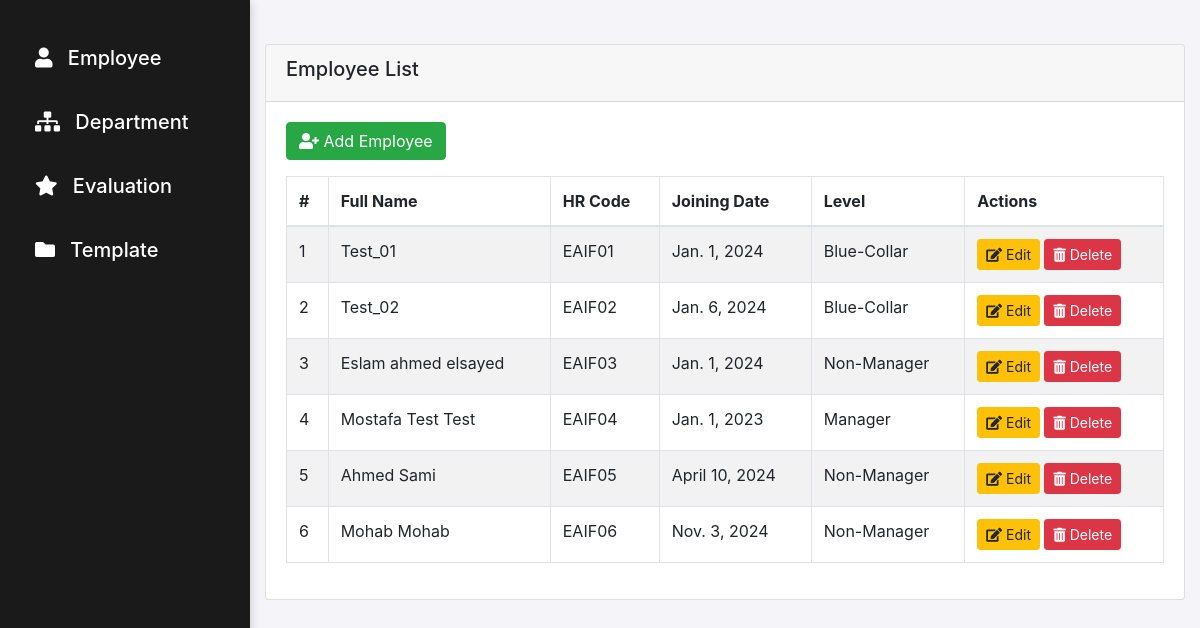
The app's page /employees/, older data.
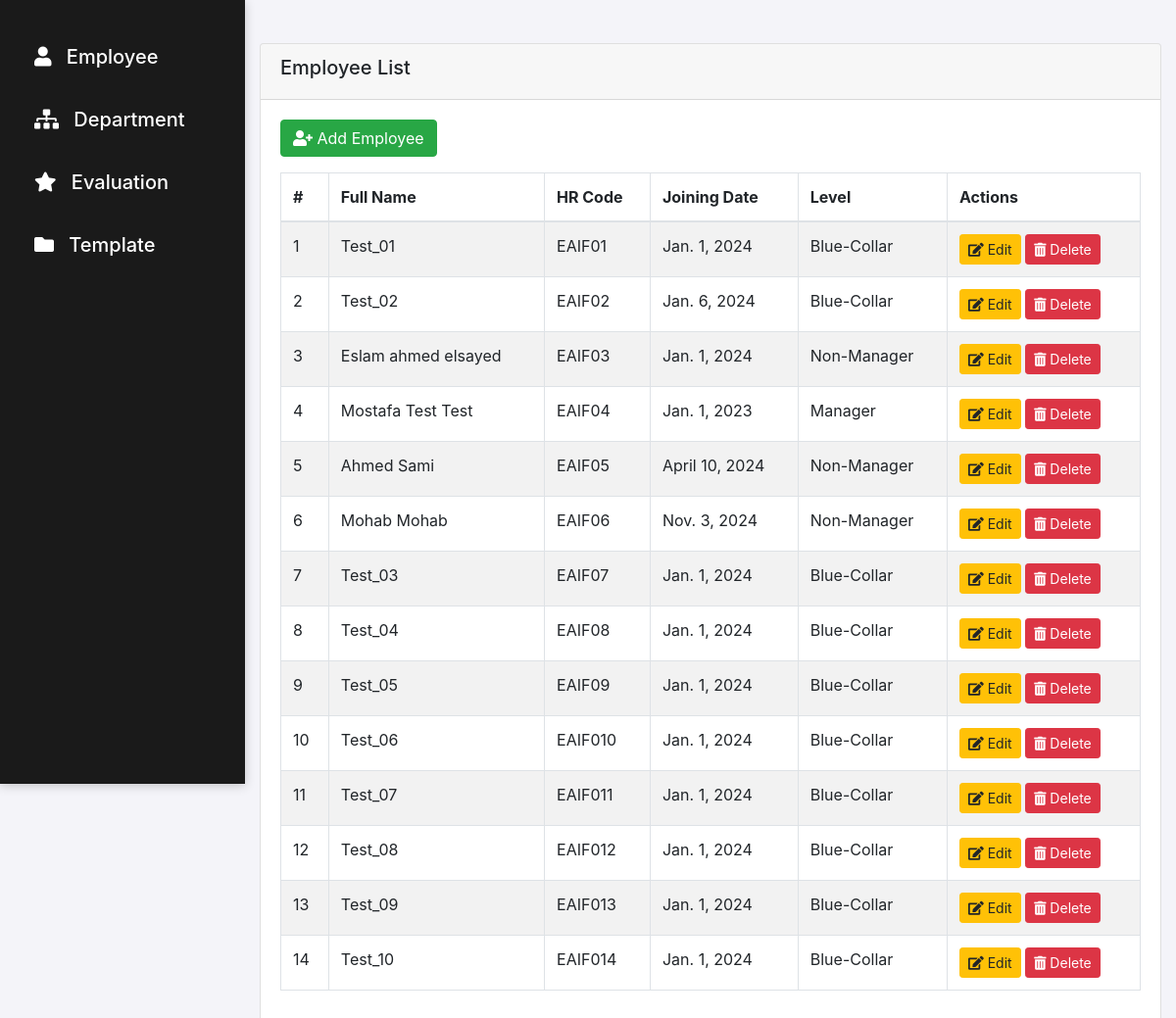
The same page, newer data.
### pms/models.py (models this page shows, shortened)
class Employee(models.Model):
    full_name = models.CharField(max_length=500)
    hr_code = models.CharField(max_length=50)
    joining_date = models.DateField()
    level = models.ForeignKey(Level, on_delete=models.CASCADE)

class Level(models.Model):
    name  = models.CharField(max_length=50)

### pms/views.py (the view)
# urls.py: path('employees/', employee_list, name='list_employees'),
def employee_list(request):
    employee = Employee.objects.all()
    return render(request, 'pms/list_employees.html', {'employees': employee})

### templates/pms/list_employees.html (shortened to what this page needs)
{% extends 'pms/base.html' %}
{% block body %}
<div class="container mt-4">
    <div class="card">
        <div class="card-header">
            <h5>Employee List</h5>
        </div>
        <div class="card-body">
            <a href="{% url 'add-employee' %}" class="btn btn-success mb-3"><i class="fas fa-user-plus"></i> Add Employee</a>
            <table class="table table-striped table-bordered">
                <thead>
                    <tr>
                        <th>#</th>
                        <th>Full Name</th>
                        <th>HR Code</th>
                        <th>Joining Date</th>
                        <th>Level</th>
                        <th>Actions</th>
                    </tr>
                </thead>
                <tbody>
                    {% for employee in employees %}
                        <tr>
                            <td>{{ forloop.counter }}</td>
                            <td>{{ employee.full_name }}</td>
                            <td>{{ employee.hr_code }}</td>
                            <td>{{ employee.joining_date }}</td>
                            <td>{{ employee.level.name }}</td>
                            <td>
                                <a href="" class="btn btn-warning btn-sm">
                                    <i class="fas fa-edit"></i> Edit
                                </a>
                                <a href="" class="btn btn-danger btn-sm" onclick="return confirm('Are you sure you want to delete this employee?');">
                                    <i class="fas fa-trash-alt"></i> Delete
                                </a>
                            </td>
                        </tr>
                    {% empty %}
                        <tr>
                            <td colspan="6" class="text-center">No employees found.</td>
                        </tr>
                    {% endfor %}
                </tbody>
            </table>
        </div>
    </div>
</div>
{% endblock %}

### templates/pms/base.html (shortened to what this page needs)
<!DOCTYPE html>
<html lang="en">
<head>
    <link href="https://stackpath.bootstrapcdn.com/bootstrap/4.5.2/css/bootstrap.min.css" rel="stylesheet">
    <link rel="stylesheet" href="https://cdnjs.cloudflare.com/ajax/libs/font-awesome/5.15.3/css/all.min.css">
</head>
<body>
<div class="sidebar">
    <div class="section">
        <h5 class="mt-3" data-toggle="collapse" data-target="#employee">
            <i class="fas fa-user icon"></i> Employee
        </h5>
    </div>
    <div class="section">
        <h5 class="mt-3" data-toggle="collapse" data-target="#department">
            <i class="fas fa-sitemap icon"></i> Department
        </h5>
    </div>
    <div class="section">
        <h5 class="mt-3" data-toggle="collapse" data-target="#evaluation">
            <i class="fas fa-star icon"></i> Evaluation
        </h5>
    </div>
    <div class="section">
        <h5 class="mt-3" data-toggle="collapse" data-target="#template">
            <i class="fas fa-folder icon"></i> Template
        </h5>
    </div>
</div>
{% block body %}
{% endblock %}
</body>
</html>

### templates/pms/base.html (style rules this page uses)
body { background-color: #f4f4f9; margin-left: 250px; }
.sidebar { height: 100vh; padding: 20px; background-color: #1a1a1a; color: #ffffff; position: fixed; top: 0; left: 0; width: 250px; box-shadow: 0 2px 10px rgba(0, 0, 0, 0.2); transition: width 0.3s; }
.sidebar h4, .sidebar h5 { color: #ffffff; cursor: pointer; transition: background-color 0.3s, padding-left 0.3s ease-in-out; padding: 10px 15px; margin: 0; }
.icon { margin-right: 10px; }
.section { margin-bottom: 20px; }
.container { padding-top: 20px; }

Row changes from the older to the newer data that the page shows:
added Employee: full_name "Test_03", hr_code "EAIF07", joining_date "Jan. 1, 2024", level.name "Blue-Collar"
added Employee: full_name "Test_04", hr_code "EAIF08", joining_date "Jan. 1, 2024", level.name "Blue-Collar"
added Employee: full_name "Test_05", hr_code "EAIF09", joining_date "Jan. 1, 2024", level.name "Blue-Collar"
added Employee: full_name "Test_06", hr_code "EAIF010", joining_date "Jan. 1, 2024", level.name "Blue-Collar"
added Employee: full_name "Test_07", hr_code "EAIF011", joining_date "Jan. 1, 2024", level.name "Blue-Collar"
added Employee: full_name "Test_08", hr_code "EAIF012", joining_date "Jan. 1, 2024", level.name "Blue-Collar"
added Employee: full_name "Test_09", hr_code "EAIF013", joining_date "Jan. 1, 2024", level.name "Blue-Collar"
added Employee: full_name "Test_10", hr_code "EAIF014", joining_date "Jan. 1, 2024", level.name "Blue-Collar"
